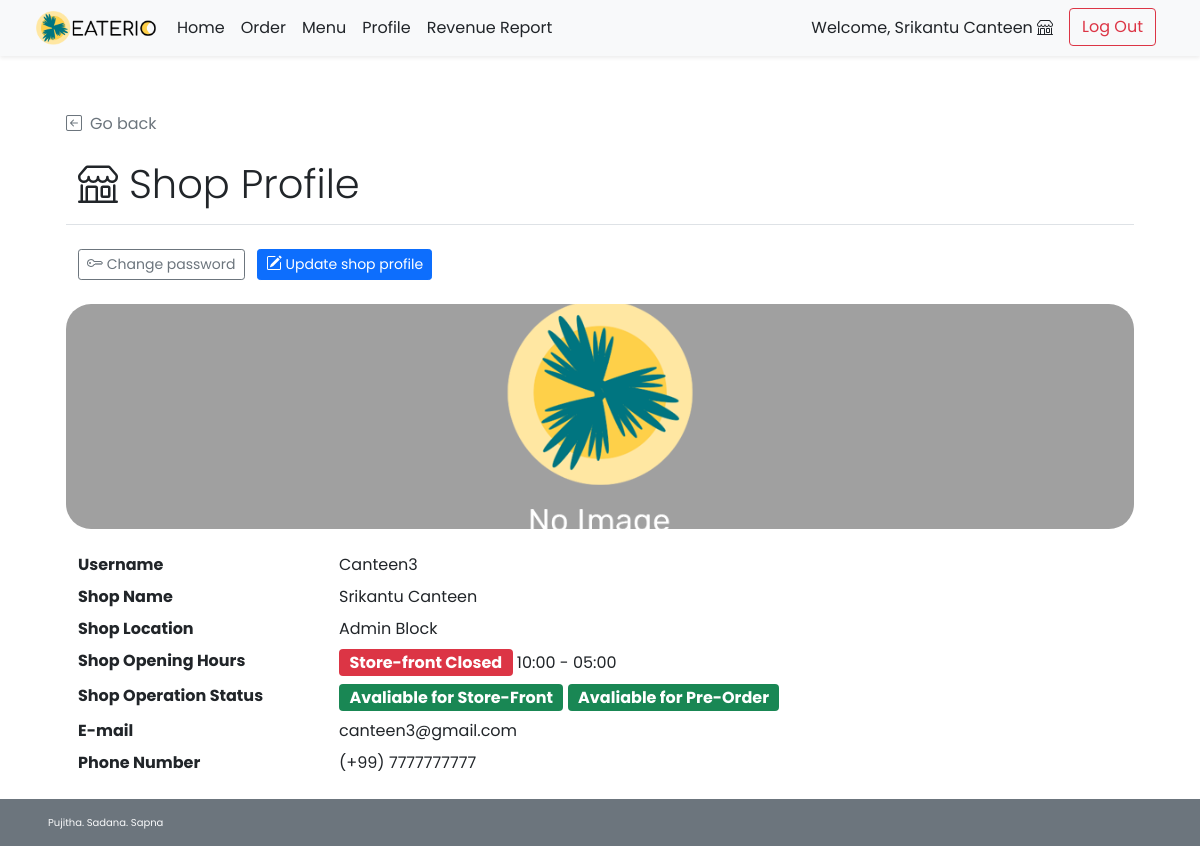
/shop/shop_profile.php (signed in), run on the app's committed database.
### tables this page shows
CREATE TABLE `shop` (
  `s_id` int(11) NOT NULL,
  `s_username` varchar(45) NOT NULL,
  `s_pwd` varchar(45) NOT NULL,
  `s_name` varchar(100) NOT NULL,
  `s_location` varchar(100) NOT NULL,
  `s_openhour` time NOT NULL,
  `s_closehour` time NOT NULL,
  `s_status` tinyint(4) NOT NULL DEFAULT 1 COMMENT 'Shop ready for taking an order or not (True for open, False for close)',
  `s_preorderStatus` tinyint(4) NOT NULL DEFAULT 1 COMMENT 'Shop is ready for tomorrow pre-order or not',
  `s_email` varchar(100) NOT NULL,
  `s_phoneno` varchar(45) NOT NULL,
  `s_pic` text DEFAULT NULL
);

### shop/shop_profile.php (the view, shortened to what this page needs)
<!DOCTYPE html>
<html lang="en">
<head>
    <?php
        include("../conn_db.php");
        include('../head.php');
        $s_id = $_SESSION["sid"];
    ?>
    <link href="../css/main.css" rel="stylesheet">
</head>
<body class="d-flex flex-column h-100">
    <?php include('nav_header_shop.php');?>
    <div class="container px-5 pt-4" id="profile-body">
        <div class="row my-4 pb-2 border-bottom">
            <a class="nav nav-item text-decoration-none text-muted mb-2" href="#" onclick="history.back();">
                <i class="bi bi-arrow-left-square me-2"></i>Go back
            </a>
            <h2 class="pt-3 display-6"> Shop Profile</h2>
        </div>
        <a class="btn btn-sm btn-outline-secondary me-2" href="shop_update_pwd.php">
            Change password
        </a>
        <a class="btn btn-sm btn-primary mt-2 mt-md-0" href="shop_profile_edit.php">
            Update shop profile
        </a>
        <?php
            $query = "SELECT s_username,s_name,s_location,s_openhour,s_closehour,s_status,s_preorderstatus,s_email,s_phoneno,s_pic FROM shop WHERE s_id = {$s_id} LIMIT 0,1";
            $result = $mysqli ->query($query);
            $row = $result -> fetch_array();
        ?>
        <div class="row row-cols-1 mt-4">
            <div class="rounded-25 mb-4" id="shop-img" style="
                    background: url(
                        <?php
                            if(is_null($row["s_pic"])){echo "'../img/default.png'";}
                            else{echo "'../img/{$row['s_pic']}'";}
                        ?>
                    ) center; height: 225px;
                    background-size: cover; background-repeat: no-repeat;
                    background-position: center;">
            </div>
            <dl class="row">
                <dt class="col-sm-3">Username</dt>
                <dd class="col-sm-9"><?php echo $row["s_username"];?></dd>
                <dt class="col-sm-3">Shop Name</dt>
                <dd class="col-sm-9"><?php echo $row["s_name"];?></dd>
                <dt class="col-sm-3">Shop Location</dt>
                <dd class="col-sm-9"><?php echo $row["s_location"];?></dd>
                <dt class="col-sm-3">Shop Opening Hours</dt>
                <dd class="col-sm-9">
                    <?php
                    $current_time = date('H:i:s');
                    if($current_time >= $row["s_openhour"] && $current_time <= $row["s_closehour"]){
                        ?><span class="badge fs-6 bg-success">Store-front Opening</span> <?php
                    }else{
                        ?><span class="badge fs-6 bg-danger">Store-front Closed</span> <?php
                    }
                        $open = explode(":",$row["s_openhour"]);
                        $close = explode(":",$row["s_closehour"]);
                        echo $open[0].":".$open[1]." - ".$close[0].":".$close[1];
                ?>
                </dd>
                <dt class="col-sm-3">Shop Operation Status</dt>
                <dd class="col-sm-9">
                    <?php if($row["s_status"]==1){?>
                    <span class="badge fs-6 bg-success">Avaliable for Store-Front</span>
                    <?php }else{ ?>
                    <span class="badge fs-6 bg-danger">Unavaliable for Store-Front</span>
                    <?php }
                        if($row["s_preorderstatus"]==1){?>
                    <span class="badge fs-6 bg-success">Avaliable for Pre-Order</span>
                    <?php }else{ ?>
                    <span class="badge fs-6 bg-danger">Unavaliable for Pre-Order</span>
                    <?php } ?>
                </dd>
                <dt class="col-sm-3">E-mail</dt>
                <dd class="col-sm-9"><?php echo $row["s_email"];?></dd>
                <dt class="col-sm-3">Phone Number</dt>
                <dd class="col-sm-9"><?php echo "(+99) ".$row["s_phoneno"];?></dd>
            </dl>
        </div>
    </div>
    <footer
    class="footer d-flex flex-wrap justify-content-between align-items-center px-5 py-3 mt-auto bg-secondary text-light">
        <span class="xsmall-font">Pujitha. Sadana. Sapna</span></span>
    </footer>
</body>
</html>

### css/main.css (style rules this page uses)
html { height: 100%; }
body { height: 100%; padding-top: 4rem; margin-bottom: -50px; font-family: 'Poppins', 'Noto Sans Thai', sans-serif; }
a { cursor: pointer; }
.bi { vertical-align: -.125em; fill: currentColor; }
.xsmall-font { font-size: x-small; }
.rounded-25 { border-radius: 25px; }

### data on the page
shop: s_username "Canteen3", s_name "Srikantu Canteen", s_location "Admin Block", s_openhour "10", s_openhour "00", s_closehour "05", s_closehour "00", s_email "canteen3@gmail.com", s_phoneno "7777777777"

### other printed values
$_SESSION['shopname'] "Srikantu Canteen"
